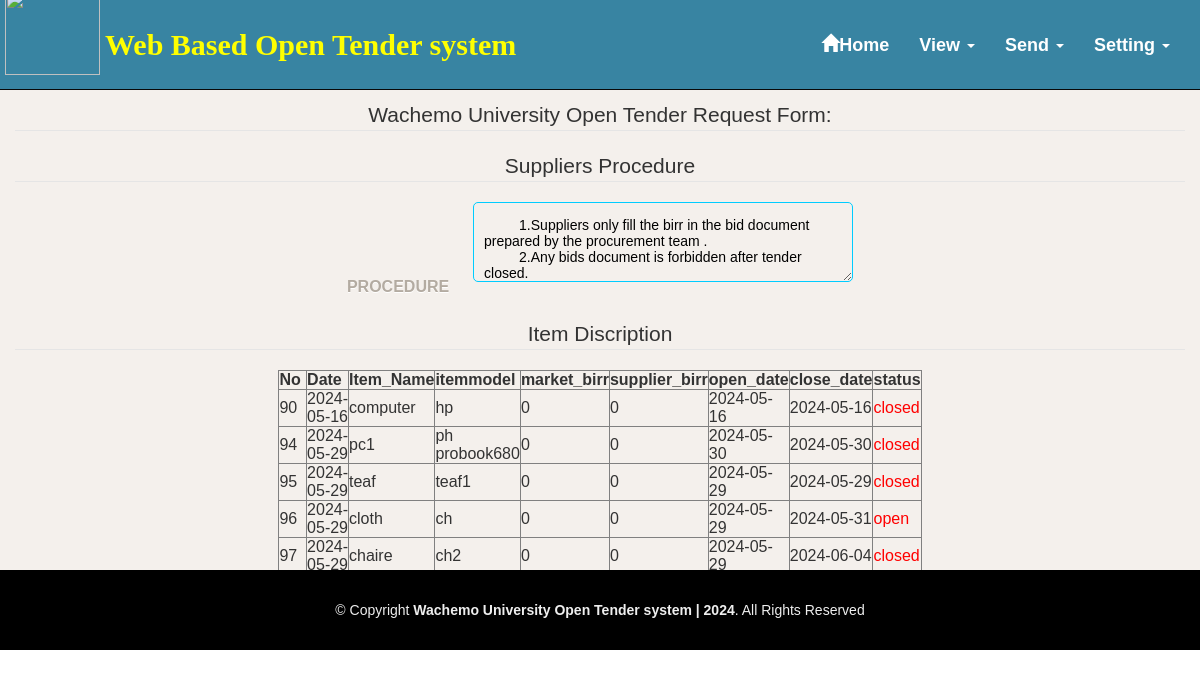
Screenshot of /prbiddocument.php with the database file from the repository.
### tables this page shows
CREATE TABLE `biddocument` (
  `no` int(100) NOT NULL,
  `date` date DEFAULT NULL,
  `item_name` varchar(20) DEFAULT NULL,
  `item_model` varchar(20) NOT NULL,
  `market_birr` int(11) DEFAULT NULL,
  `supplier_birr` int(11) DEFAULT NULL,
  `open_date` date NOT NULL,
  `close_date` date NOT NULL,
  `instruction` varchar(20) DEFAULT NULL,
  `status` varchar(20) DEFAULT NULL
);

### prbiddocument.php (the view, shortened to what this page needs)
<html>
<head>
 <link rel="stylesheet" href="css3/bootstrap.min.css">
  <link rel="stylesheet" href="css/fontawesome.min.css">
    <link rel="stylesheet" href="css/fontawesome.css">
  <link rel="stylesheet" href="css1/mystyle1.min.css">
    <link href="css/font-awesome/css/font-awesome.min.css" rel="stylesheet">
 <link href="css/animate/animate.min.css" rel="stylesheet">
 <link href="css/ionicons/css/ionicons.min.css" rel="stylesheet">
<link rel="stylesheet" type="text/css" href="css/stylelogin.css">
  <link rel="stylesheet" type="text/css" href="css/index.css">
</head>
<body data-spy="scroll" data-target=".navbar" data-offset="50">
<nav class="navbar navbar-inverse navbar-fixed-top">
  <div class="container-fluid">
  <div class="navbar-header">
     <h3> <a class="navbar-brand1" href="#">Web Based Open Tender system</a></h3>
     <a href="index.php"><img style="margin-top:-90px;margin-left:-10px;" src="images/ww.png" width="95px"
   height="85px"></a>
    </div>
    <div>
      <div class="collapse navbar-collapse" id="myNavbar">
        <ul class="nav menu">
           <li> <a href="procurement_request.php" ><span class="glyphicon glyphicon-home"></span>Home</a></li>
		   <li class="dropdown"><a class="dropdown-toggle" data-toggle="dropdown" href="#">View <span class="caret"></span></a>
          </li>
		  <li class="dropdown"><a class="dropdown-toggle" data-toggle="dropdown" href="#">Send <span class="caret"></span></a>
          </li>
          <li class="dropdown"><a class="dropdown-toggle" data-toggle="dropdown" href="#">Setting <span class="caret"></span></a>
          </li>
        </ul>
      </div>
    </div>
  </div>
</nav>
<div id="section1" class="container-fluid" style="visibility: visible; animation-name: fadeInUp; -webkit-animation-name: fadeInUp;">
<?php
$mysql=mysqli_connect('localhost','root','');
		?>
<center>
<div class="request_form">
<form name="request" action="biddocument.php" method="POST">
<fieldset>
    <legend>Wachemo University Open Tender Request Form:</legend>
  <fieldset>
    <legend>Suppliers  Procedure</legend>
   <label>Procedure</label>
   <textarea type="text" class="textarea" name="procedure" rows="100" cols="30" required>
	 1.Suppliers only fill the birr in the bid document prepared by the procurement team .
	 2.Any bids document is forbidden after tender closed.
	 3.Winner supplier must be  made contract with the university.
	 4.Winner suppliers  must come the items by your own transport to  the university.
	 </textarea><br><br></fieldset>
<fieldset>
<legend>Item Discription</legend>
 <table border="1" width="900" align="center" cellpadding="3" class="mytable" cellspacing="0">
                <tr>
<th>No </th>
<th>Date</th> <th> Item_Name</th><th> itemmodel</th>
<th> market_birr</th><th>supplier_birr</th><th> open_date </th>
<th> close_date </th><th> status </th>
            </tr>
			  <?php
			  $result = mysqli_query($mysql," SELECT * FROM biddocument ");
while($row = mysqli_fetch_array($result)){
		$no=$row['no'];$date=$row['date'];$cdate=$row['close_date'];$odate=$row['open_date'];
		$pro=$row['instruction'];$itemname=$row['item_name'];
		$itemmodel=$row['item_model'];$mbirr=$row['market_birr'];
		$supbirr=$row['supplier_birr'];
		$status=$row['status'];
		?>
		<tr>
<td><?php echo $no ;?></td><td><?php echo $date; ?></td>
<td><?php echo $itemname; ?></td><td><?php echo $itemmodel; ?></td>
<td><?php echo $mbirr;  ?></td><td><?php echo $supbirr;?></td>
<td><?php echo $odate; ?></td><td><?php echo $cdate;?></td>
<td style="color:red;"><?php echo $status;?></td>
</tr>
<?php
  }
    ?>
?></table></fieldset>
</fieldset>
</form></div></center>
</div>
<footer id="footer">
    <div class="container">
      <div class="copyright">
      © Copyright <strong>Wachemo University Open Tender system | 2024</strong>. All Rights Reserved
      </div>
                        </div>
  </footer>
</body>
</html>

### css/stylelogin.css (style rules this page uses)
*,:after,:before { box-sizing:border-box }
a { color:inherit;text-decoration:none }

### css/index.css (style rules this page uses)
body { margin: 0; font-family: Arial, Helvetica, sans-serif; background-color:none; overflow-y:none; }
#section1 { overflow-y: scroll; background-color:#F4F0EC; }
.request_form { margin-top:80px; }
.collapse { float:right; font-size:20px;margin-right:40px; }
.navbar { background-color:#3884a2; height:90px; }
.navbar-brand1 { margin-left:90px;margin-top:-60px;font-size:30px;font-family:san serif;font-weight:bold;color:yellow;line-height:50px; }
ul li a { font-size:18px; font-family:sans-serif; color:white; font-weight:bold; line-height:70px; }
ul { list-style-type: none; backgjround-color: #333; margin-right:-40px; }
li { float: left; }
li a { display: block; color: white; text-align: center; padding: 44px 46px; text-decoration: none; }
label { margin: 11px 20px 0 0; font-size: 16px; color: #b3aba1; text-transform: uppercase; text-shadow: 0px 1px 0px #fff; }
input[type=text], textarea { font: 14px normal normal uppercase helvetica, arial, serif; color: black;background:none; width: 380px; height: 36px; padding: 0px 10px; margin: 0 0 10px 0; border:1px solid #00CCFF; -moz-border-radius: 5px; -webkit-border-radius: 5px; border-radius: 5px; }
textarea { height: 80px; padding-top:14px; }
#footer { position:absolute; width:100%; background: #000; padding: 0 0 30px 0; color: #eee; font-size: 14px; margin-bottom:-100px; }
#footer .copyright { text-align: center; padding-top: 30px; }

### prbiddocument.php (style rules this page uses)
table { width:300px; background-color:DDGFe; }
table { margin-top:40px; }
#section1 { padding-top:50px;height:570px;color: #fff; }
.request_form { margin-top:50px; }

### rows the page displays
biddocument: no "90", date "2024-05-16", item_name "computer", item_model "hp", market_birr "0", supplier_birr "0", open_date "2024-05-16", close_date "2024-05-16", status "closed"
biddocument: no "94", date "2024-05-29", item_name "pc1", item_model "ph probook680", market_birr "0", supplier_birr "0", open_date "2024-05-30", close_date "2024-05-30", status "closed"
biddocument: no "95", date "2024-05-29", item_name "teaf", item_model "teaf1", market_birr "0", supplier_birr "0", open_date "2024-05-29", close_date "2024-05-29", status "closed"
biddocument: no "96", date "2024-05-29", item_name "cloth", item_model "ch", market_birr "0", supplier_birr "0", open_date "2024-05-29", close_date "2024-05-31", status "open"
biddocument: no "97", date "2024-05-29", item_name "chaire", item_model "ch2", market_birr "0", supplier_birr "0", open_date "2024-05-29", close_date "2024-06-04", status "closed"
